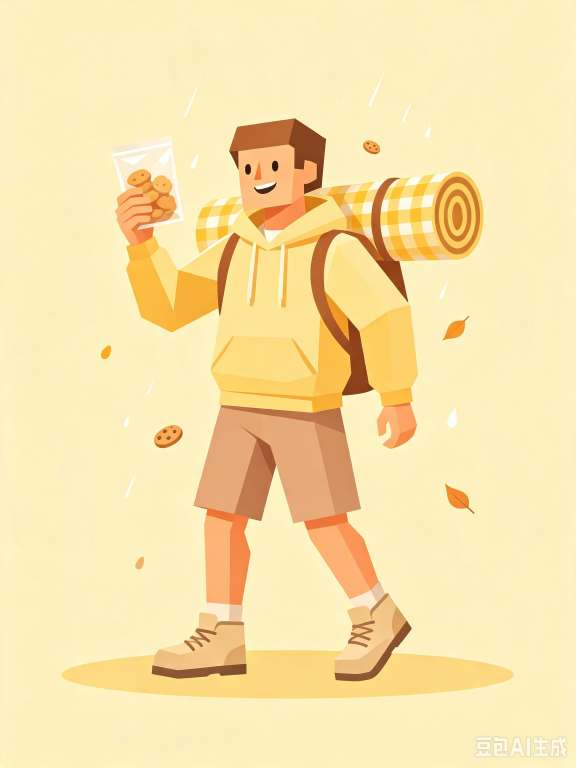
#> input picture docs/assets/characters/CHILL.png, 1728 x 2304 px, found by its file name (shown at 1/3 size); its folder holds 4 pictures in this run
$ python compress_images.py
#> lines starting #> are read from the running program, lines starting #| are printed output that depends on the picture
# -*- coding: utf-8 -*-
"""阶段0: 12张角色图 PNG → webp(移动端加载性能,单张 <300KB)"""
import os
from PIL import Image

SRC_DIR = r"D:\VibeCoding\mbti-site_260805\docs\assets\characters"
OUT_DIR = r"D:\VibeCoding\mbti-site_260805\public\images\characters"
os.makedirs(OUT_DIR, exist_ok=True)

MAX_WIDTH = 600  # 结果页展示宽度足够(手机 375px 两倍屏)
QUALITY = 80

total_before = 0
total_after = 0
for fn in sorted(os.listdir(SRC_DIR)):
    if not fn.lower().endswith(".png"):
        continue
    code = os.path.splitext(fn)[0]
    src = os.path.join(SRC_DIR, fn)
    dst = os.path.join(OUT_DIR, code + ".webp")
    before = os.path.getsize(src)
    with Image.open(src) as im:
#> im is the input picture: PIL image 1728x2304 RGB; mean R, G, B 249.1, 226, 170.3
        w, h = im.size
#> w = 1728; h = 2304
        if w > MAX_WIDTH:
            nh = round(h * MAX_WIDTH / w)
#> nh = 800
            im = im.resize((MAX_WIDTH, nh), Image.LANCZOS)
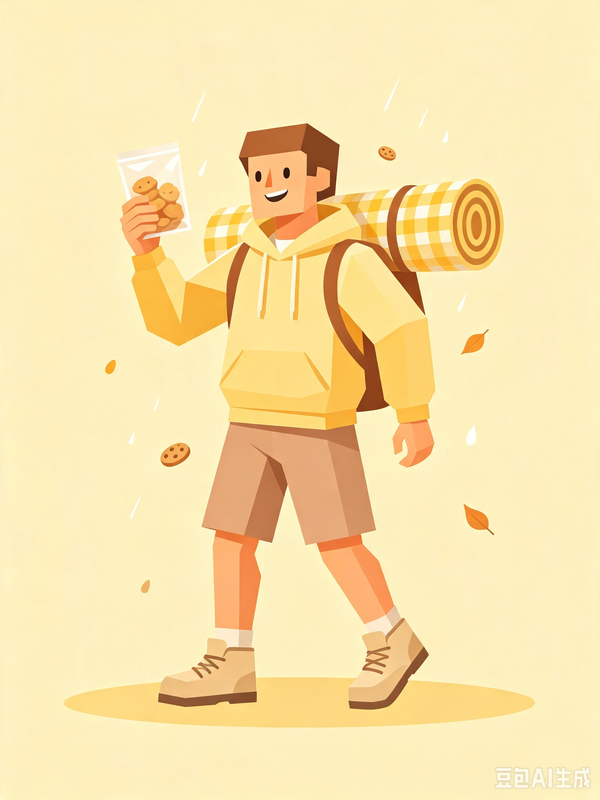
#> im: PIL image 600x800 RGB; mean R, G, B 249.1, 226, 170.3
        im.save(dst, "WEBP", quality=QUALITY, method=6)
    after = os.path.getsize(dst)
    total_before += before
    total_after += after
    print(f"{code:8s} {w}x{h}  {before//1024}KB -> {after//1024}KB  {'OK' if after < 300*1024 else '⚠️ 仍偏大'}")
#| CHILL    1728x2304  1512KB -> 17KB  OK
#> pass 2 of the loop `for fn in sorted(os.listdir(SRC_DIR)):`:
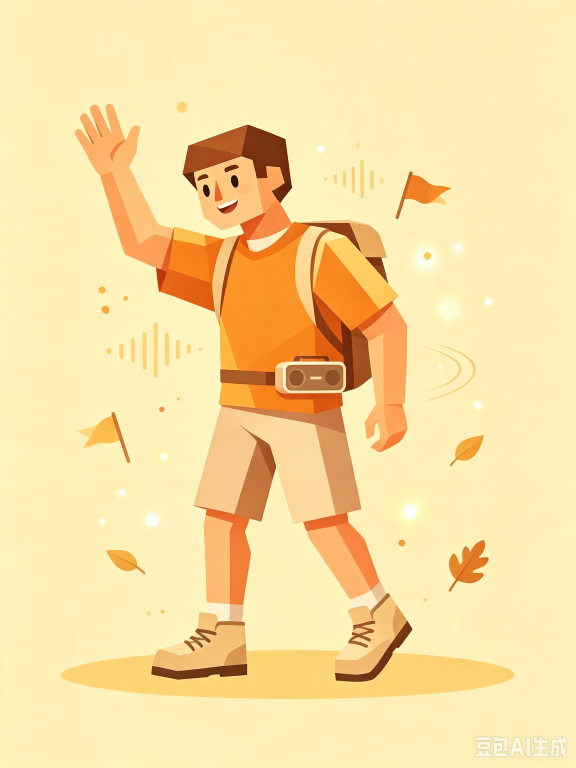
#> input picture docs/assets/characters/CREW.png, 1728 x 2304 px, found by its file name (shown at 1/3 size)
#> im is the input picture: PIL image 1728x2304 RGB; mean R, G, B 248.9, 221.6, 162
#> `im = im.resize((MAX_WIDTH, nh), Image.LANCZOS)`:
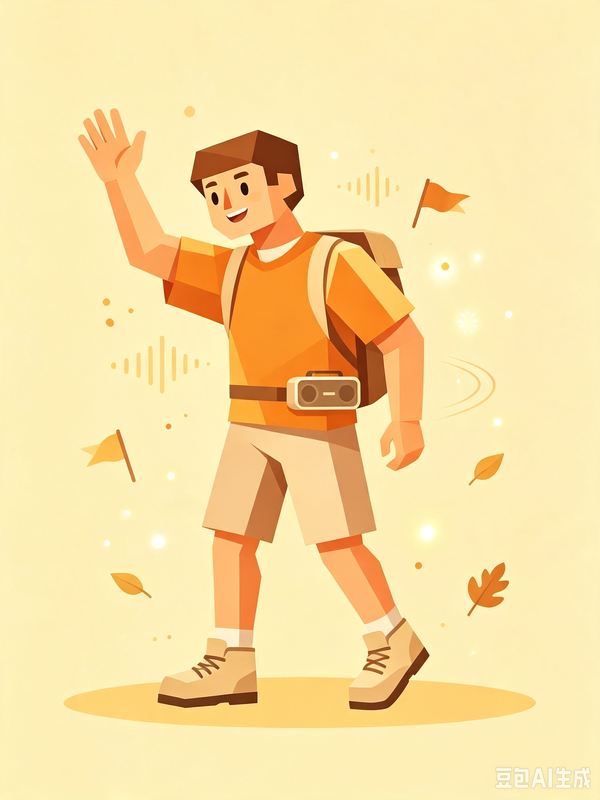
#> im: PIL image 600x800 RGB; mean R, G, B 248.9, 221.6, 162
#| CREW     1728x2304  2078KB -> 17KB  OK
#> pass 3 of the loop `for fn in sorted(os.listdir(SRC_DIR)):`:
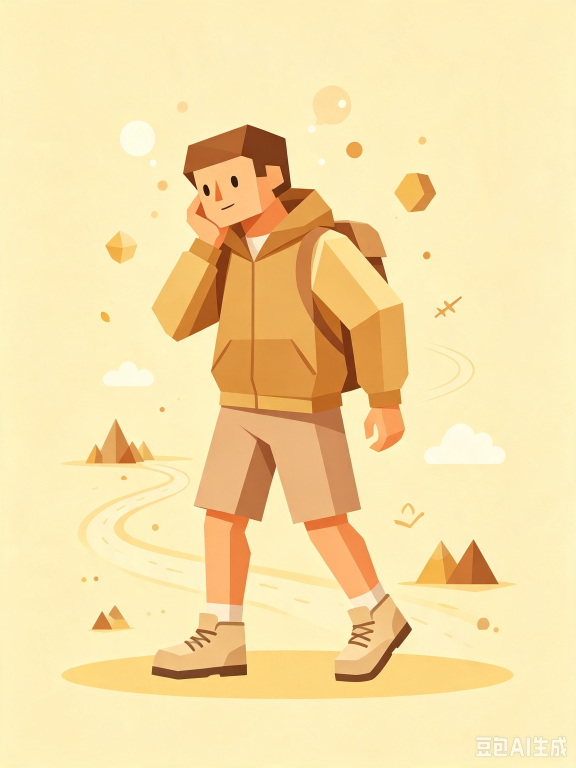
#> input picture docs/assets/characters/DRAMA.png, 1728 x 2304 px, found by its file name (shown at 1/3 size)
#> im is the input picture: PIL image 1728x2304 RGB; mean R, G, B 247, 222.7, 167.1
#> `im = im.resize((MAX_WIDTH, nh), Image.LANCZOS)`:
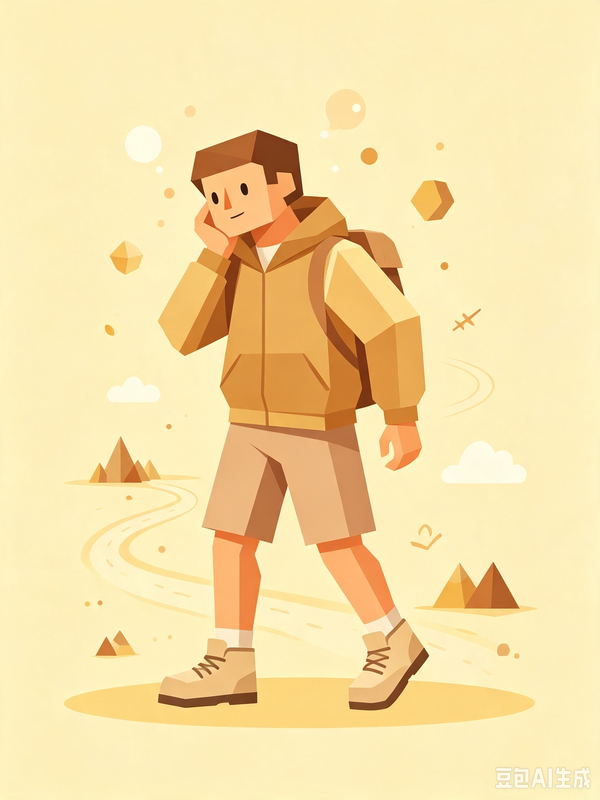
#> im: PIL image 600x800 RGB; mean R, G, B 247, 222.7, 167.1
#| DRAMA    1728x2304  2086KB -> 16KB  OK
#> the loop made 4 passes; the first 3 are shown

print(f"\n合计: {total_before//1024//1024}MB -> {total_after//1024}KB")
